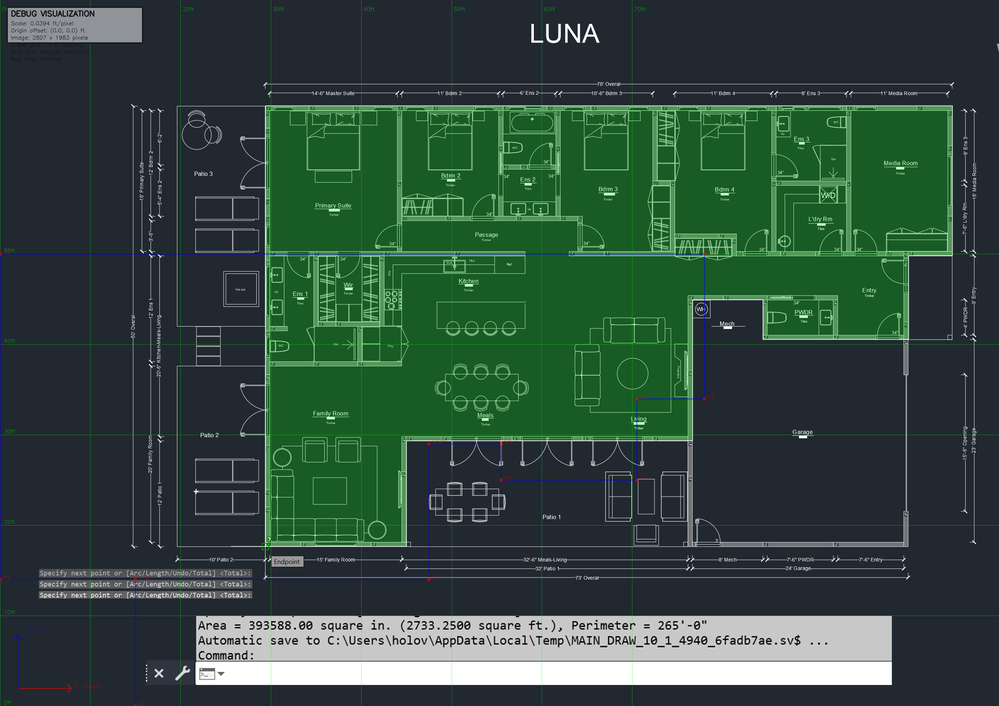
#> input picture luna_debug_visualization.png, 999 x 706 px, shrunk from 2807 x 1983 before the run
$ python -i corner_detector.py   (imports and definitions only)
#> lines starting #> are read from the running program, lines starting #| are printed output that depends on the picture; after the words box and inside, x2 and y2 are one past the last pixel; in counts of white or black regions, pixels touching at a corner belong together
"""
Corner Detector Module
======================
Identifies optimal starting corner for perimeter tracing.
"""

import cv2
import numpy as np
from typing import Tuple, Dict, Optional, List
from enum import Enum
import logging

logger = logging.getLogger(__name__)


class CornerType(Enum):
    """Corner position types."""
    NORTHWEST = "NW"
    NORTHEAST = "NE"
    SOUTHWEST = "SW"
    SOUTHEAST = "SE"


class CornerDetector:
    """Detects optimal starting corner for floor plan perimeter tracing."""

    def __init__(self):
        """Initialize corner detector."""
        self.image = None
        self.height = None
        self.width = None

    def detect_starting_corner(self, image: np.ndarray) -> Dict:
        """
        Detect the optimal starting corner for perimeter tracing.

        Args:
            image: Floor plan image (BGR)

        Returns:
            Dictionary with corner information
        """
        self.image = image
        self.height, self.width = image.shape[:2]

        # Method 1: Detect dimension line intersections
        line_corner = self._detect_dimension_line_corner()

        # Method 2: Use legend box position
        legend_corner = self._detect_legend_corner()

        # Method 3: Use green area boundaries
        green_corner = self._detect_green_area_corner()

        # Select best corner based on confidence
        best_corner = self._select_best_corner(line_corner, legend_corner, green_corner)

        logger.info(f"Selected starting corner: {best_corner['type']} at ({best_corner['x']}, {best_corner['y']}) "
                   f"with confidence {best_corner['confidence']:.2f}")

        return best_corner

    def _detect_dimension_line_corner(self) -> Dict:
        """
        Detect corner from dimension line intersections.

        Returns:
            Corner information dictionary
        """
        gray = cv2.cvtColor(self.image, cv2.COLOR_BGR2GRAY)

        # Detect edges
        edges = cv2.Canny(gray, 50, 150, apertureSize=3)

        # Detect lines
        lines = cv2.HoughLinesP(edges, 1, np.pi/180, 100,
                                minLineLength=100, maxLineGap=10)

        if lines is None:
            return {'x': 0, 'y': 0, 'type': CornerType.NORTHWEST, 'confidence': 0.0}

        # Find corner regions (within 15% of image edges)
        margin = 0.15
        corner_regions = {
            CornerType.NORTHWEST: (0, int(self.width * margin), 0, int(self.height * margin)),
            CornerType.NORTHEAST: (int(self.width * (1-margin)), self.width, 0, int(self.height * margin)),
            CornerType.SOUTHWEST: (0, int(self.width * margin), int(self.height * (1-margin)), self.height),
            CornerType.SOUTHEAST: (int(self.width * (1-margin)), self.width, int(self.height * (1-margin)), self.height)
        }

        # Count line intersections in each corner
        corner_scores = {}
        for corner_type, (x1, x2, y1, y2) in corner_regions.items():
            intersections = 0
            for line in lines:
                lx1, ly1, lx2, ly2 = line[0]
                # Check if line passes through corner region
                if ((x1 <= lx1 <= x2 and y1 <= ly1 <= y2) or
                    (x1 <= lx2 <= x2 and y1 <= ly2 <= y2)):
                    intersections += 1
            corner_scores[corner_type] = intersections

        # Select corner with most intersections
        best_corner = max(corner_scores, key=corner_scores.get)
        corner_region = corner_regions[best_corner]

        # Find exact corner point
        corner_x = (corner_region[0] + corner_region[1]) // 2
        corner_y = (corner_region[2] + corner_region[3]) // 2

        # Refine to actual line intersection
        for line in lines:
            lx1, ly1, lx2, ly2 = line[0]
            if (corner_region[0] <= lx1 <= corner_region[1] and
                corner_region[2] <= ly1 <= corner_region[3]):
                corner_x, corner_y = lx1, ly1
                break

        confidence = min(corner_scores[best_corner] / 10.0, 1.0)  # Normalize confidence

        return {
            'x': corner_x,
            'y': corner_y,
            'type': best_corner,
            'confidence': confidence,
            'method': 'dimension_lines'
        }

    def _detect_legend_corner(self) -> Dict:
        """
        Detect corner based on legend box position.

        Returns:
            Corner information dictionary
        """
        # Look for legend box (usually white/light gray rectangle at bottom)
        gray = cv2.cvtColor(self.image, cv2.COLOR_BGR2GRAY)

        # Focus on bottom 20% of image
        bottom_region = gray[int(self.height * 0.8):, :]

        # Threshold to find bright regions (legend is usually white)
        _, binary = cv2.threshold(bottom_region, 200, 255, cv2.THRESH_BINARY)

        # Find contours
        contours, _ = cv2.findContours(binary, cv2.RETR_EXTERNAL, cv2.CHAIN_APPROX_SIMPLE)

        if not contours:
            return {'x': 0, 'y': self.height, 'type': CornerType.SOUTHWEST, 'confidence': 0.0}

        # Find largest rectangular contour (likely legend box)
        legend_contour = None
        max_area = 0
        for contour in contours:
            area = cv2.contourArea(contour)
            if area > max_area:
                # Check if roughly rectangular
                x, y, w, h = cv2.boundingRect(contour)
                if w > self.width * 0.3 and h > 20:  # Legend is wide and has some height
                    max_area = area
                    legend_contour = contour

        if legend_contour is not None:
            x, y, w, h = cv2.boundingRect(legend_contour)
            y += int(self.height * 0.8)  # Adjust for region offset

            # Legend typically indicates bottom edge, so start from top corners
            if x < self.width / 2:
                # Legend on left, start from top-left
                return {
                    'x': 0,
                    'y': 0,
                    'type': CornerType.NORTHWEST,
                    'confidence': 0.8,
                    'method': 'legend_box'
                }
            else:
                # Legend on right, start from top-right
                return {
                    'x': self.width - 1,
                    'y': 0,
                    'type': CornerType.NORTHEAST,
                    'confidence': 0.8,
                    'method': 'legend_box'
                }

        # Default if no legend found
        return {
            'x': 0,
            'y': 0,
            'type': CornerType.NORTHWEST,
            'confidence': 0.3,
            'method': 'legend_box'
        }

    def _detect_green_area_corner(self) -> Dict:
        """
        Detect corner from green area boundaries.

        Returns:
            Corner information dictionary
        """
        # Convert to HSV for color detection
        hsv = cv2.cvtColor(self.image, cv2.COLOR_BGR2HSV)

        # Define green range
        lower_green = np.array([35, 30, 30])
        upper_green = np.array([85, 255, 255])

        # Create mask for green areas
        mask = cv2.inRange(hsv, lower_green, upper_green)

        # Clean up mask
        kernel = np.ones((5, 5), np.uint8)
        mask = cv2.morphologyEx(mask, cv2.MORPH_CLOSE, kernel)
        mask = cv2.morphologyEx(mask, cv2.MORPH_OPEN, kernel)

        # Find contours
        contours, _ = cv2.findContours(mask, cv2.RETR_EXTERNAL, cv2.CHAIN_APPROX_SIMPLE)

        if not contours:
            return {'x': 0, 'y': 0, 'type': CornerType.NORTHWEST, 'confidence': 0.0}

        # Find largest contour (main floor area)
        main_contour = max(contours, key=cv2.contourArea)

        # Find extreme points
        leftmost = tuple(main_contour[main_contour[:, :, 0].argmin()][0])
        rightmost = tuple(main_contour[main_contour[:, :, 0].argmax()][0])
        topmost = tuple(main_contour[main_contour[:, :, 1].argmin()][0])
        bottommost = tuple(main_contour[main_contour[:, :, 1].argmax()][0])

        # Determine corners based on extreme points
        corners = []

        # Top-left corner approximation - use simple approach
        # Just use the extreme points to define corner
        corners.append((CornerType.NORTHWEST, int(leftmost[0]), int(topmost[1])))

        # Find the best corner (closest to actual corner)
        if corners:
            if len(corners[0]) == 3:
                corner_type, x, y = corners[0]
            else:
                corner_type = corners[0][0]
                x, y = leftmost[0], topmost[1]  # Default position
            return {
                'x': x,
                'y': y,
                'type': corner_type,
                'confidence': 0.7,
                'method': 'green_area'
            }

        # Default to top-left
        return {
            'x': leftmost[0],
            'y': topmost[1],
            'type': CornerType.NORTHWEST,
            'confidence': 0.5,
            'method': 'green_area'
        }

    def _select_best_corner(self, line_corner: Dict, legend_corner: Dict,
                           green_corner: Dict) -> Dict:
        """
        Select the best corner based on confidence scores.

        Args:
            line_corner: Corner from dimension lines
            legend_corner: Corner from legend box
            green_corner: Corner from green area

        Returns:
            Best corner dictionary
        """
        corners = [line_corner, legend_corner, green_corner]

        # Weight different methods
        weights = {
            'dimension_lines': 1.2,  # Most reliable if found
            'legend_box': 1.0,
            'green_area': 0.8
        }

        # Apply weights
        for corner in corners:
            method = corner.get('method', '')
            corner['weighted_confidence'] = corner['confidence'] * weights.get(method, 1.0)

        # Select corner with highest weighted confidence
        best_corner = max(corners, key=lambda c: c['weighted_confidence'])

        # If confidence is too low, default to top-left
        if best_corner['confidence'] < 0.3:
            logger.warning("Low confidence in corner detection, using default top-left")
            best_corner = {
                'x': 0,
                'y': 0,
                'type': CornerType.NORTHWEST,
                'confidence': 0.5,
                'method': 'default'
            }

        return best_corner

    def get_corner_coordinates(self, corner_type: CornerType) -> Tuple[int, int]:
        """
        Get pixel coordinates for a specific corner type.

        Args:
            corner_type: Type of corner

        Returns:
            Tuple of (x, y) coordinates
        """
        if self.image is None:
            return (0, 0)

        margin = 50  # Pixels from edge

        corners = {
            CornerType.NORTHWEST: (margin, margin),
            CornerType.NORTHEAST: (self.width - margin, margin),
            CornerType.SOUTHWEST: (margin, self.height - margin),
            CornerType.SOUTHEAST: (self.width - margin, self.height - margin)
        }

        return corners.get(corner_type, (0, 0))

>>> import cv2
>>> picture = cv2.imread('luna_debug_visualization.png')
#> picture is the input picture: shape (706, 999, 3); mean B, G, R 62.6, 74.3, 49.8
>>> result = CornerDetector().detect_starting_corner(picture)
#> in _detect_dimension_line_corner, `gray = cv2.cvtColor(self.image, cv2.COLOR_BGR2GRAY)`:
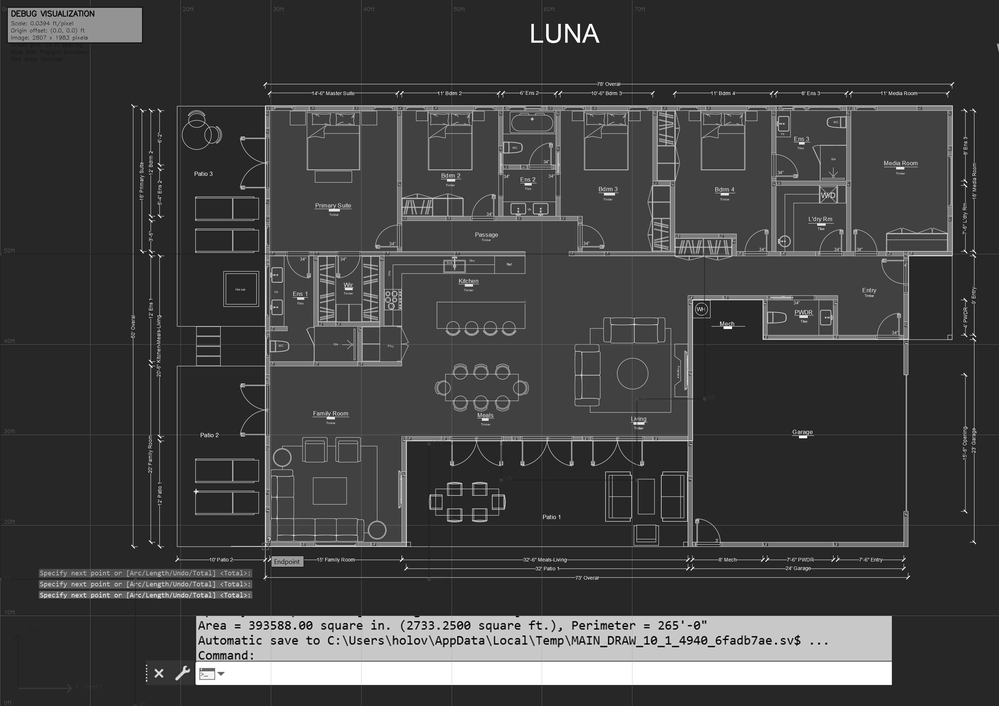
#> gray: shape (706, 999); min 0, max 255, mean 65.7
#> in _detect_dimension_line_corner, `edges = cv2.Canny(gray, 50, 150, apertureSize=3)`:
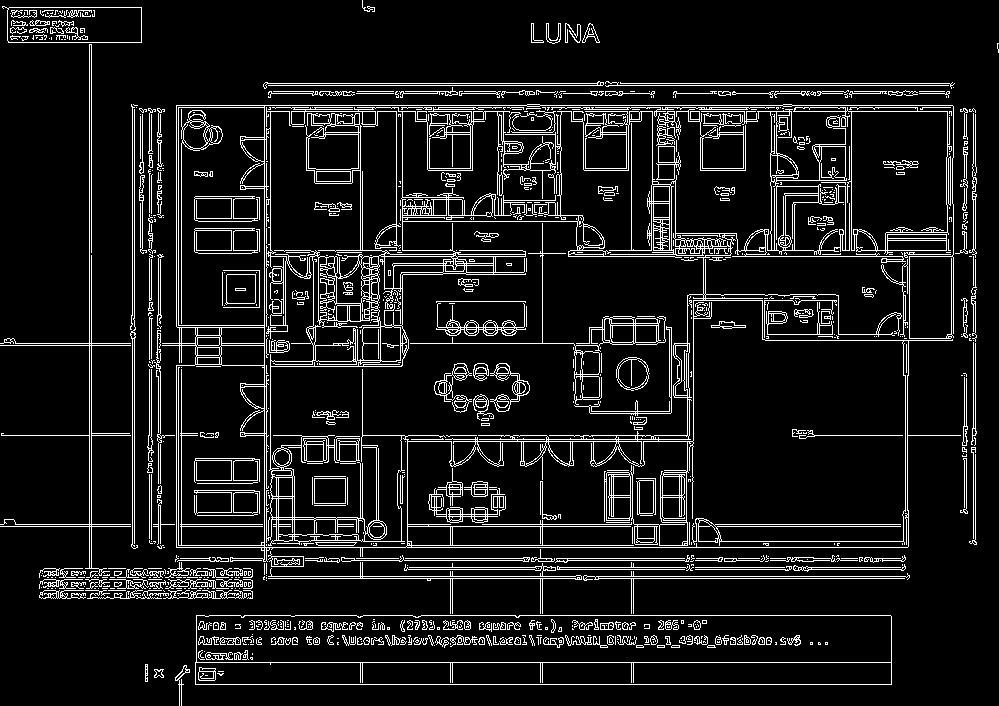
#> edges: shape (706, 999); 9.7% white in thin lines or dots
#> in _detect_dimension_line_corner, `lines = cv2.HoughLinesP(edges, 1, np.pi/180, 100, minLineLength=100, m..`: lines = 122 rows, first 6: [195, 662, 891, 662], [176, 547, 907, 547], [176, 105, 526, 105], [542, 107, 780, 107], [263, 85, 952, 85], [482, 524, 908, 524]
#> the loop in _detect_dimension_line_corner, `for line in lines:` made 78 passes
#> (lx1, ly1, lx2, ly2, corner_x, corner_y) on pass 78: (8, 42, 141, 42, 8, 42)
#> in detect_starting_corner, `line_corner = self._detect_dimension_line_corner()`: line_corner = 5 items
#> in _detect_legend_corner, `bottom_region = gray[int(self.height * 0.8):, :]`:
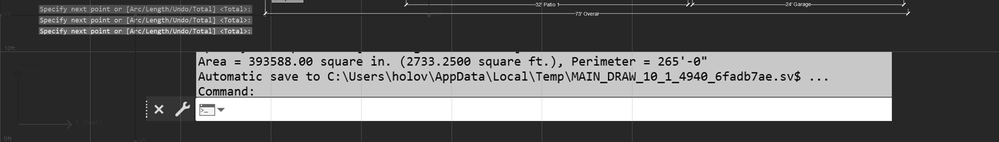
#> bottom_region: shape (142, 999); min 0, max 255, mean 99.1
#> in _detect_legend_corner, `_, binary = cv2.threshold(bottom_region, 200, 255, cv2.THRESH_BINARY)`:
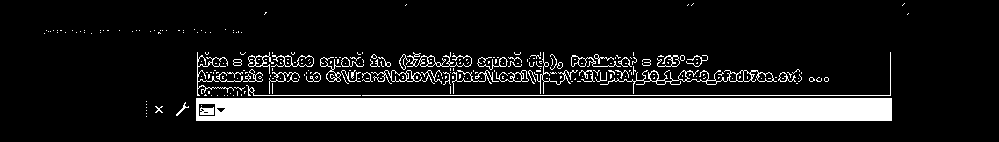
#> binary: shape (142, 999); 14.8% white; 269 white regions (223 under 20 px)
#> in _detect_legend_corner, `contours, _ = cv2.findContours(binary, cv2.RETR_EXTERNAL, cv2.CHAIN_AP..`: contours = 244 contours, 221 with area under 20; largest, box (x1, y1, x2, y2) and area: (196, 98, 892, 121) 15290, (600, 70, 777, 94) 580, (271, 55, 314, 67) 222, (371, 70, 422, 84) 208, (407, 52, 472, 67) 202
#> the loop in _detect_legend_corner, `for contour in contours:` made 244 passes
#> (area, x, y, w, h, max_area, legend_contour) on pass 9: (15290, 196, 98, 696, 23, 15290, [[196, 98], [196, 120], [891, 120], [891, 98]])
#> (area, x, y, w, h) on pass 7: (21.5, 176, 102, 13, 14)
#> after the loop in _detect_legend_corner, `for contour in contours:`: h = 23; max_area = 15290; w = 696; x = 196; y = 98
#> in _detect_legend_corner, `y += int(self.height * 0.8)`: y = 662
#> in _detect_green_area_corner, `hsv = cv2.cvtColor(self.image, cv2.COLOR_BGR2HSV)`: hsv: shape (706, 999, 3); mean H, S, V 86.7, 100.6, 79.5
#> in _detect_green_area_corner, `mask = cv2.inRange(hsv, lower_green, upper_green)`:
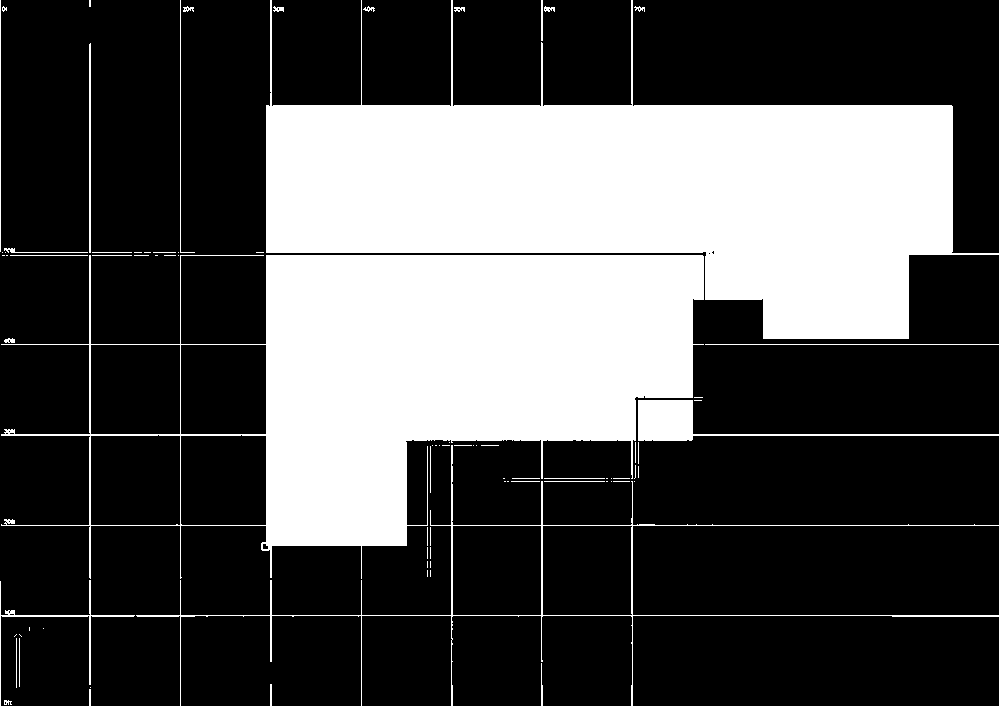
#> mask: shape (706, 999); 31.5% white; 85 white regions (50 under 20 px), largest, box (x1, y1, x2, y2) and area: (266, 0, 999, 339) 117975, (1, 255, 704, 579) 94813, (136, 445, 999, 706) 3163
#> in _detect_green_area_corner, `mask = cv2.morphologyEx(mask, cv2.MORPH_CLOSE, kernel)`:
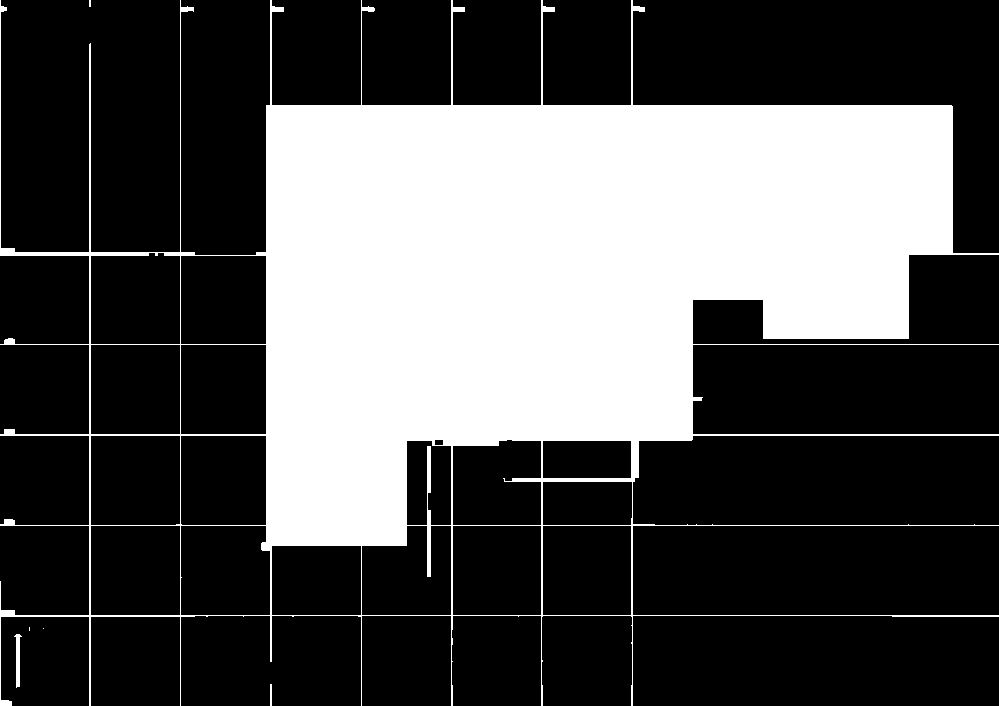
#> mask: shape (706, 999); 31.9% white; 6 white regions (3 under 20 px), largest, box (x1, y1, x2, y2) and area: (0, 0, 999, 706) 224943, (14, 634, 22, 688) 219, (270, 684, 272, 706) 44
#> in _detect_green_area_corner, `mask = cv2.morphologyEx(mask, cv2.MORPH_OPEN, kernel)`:
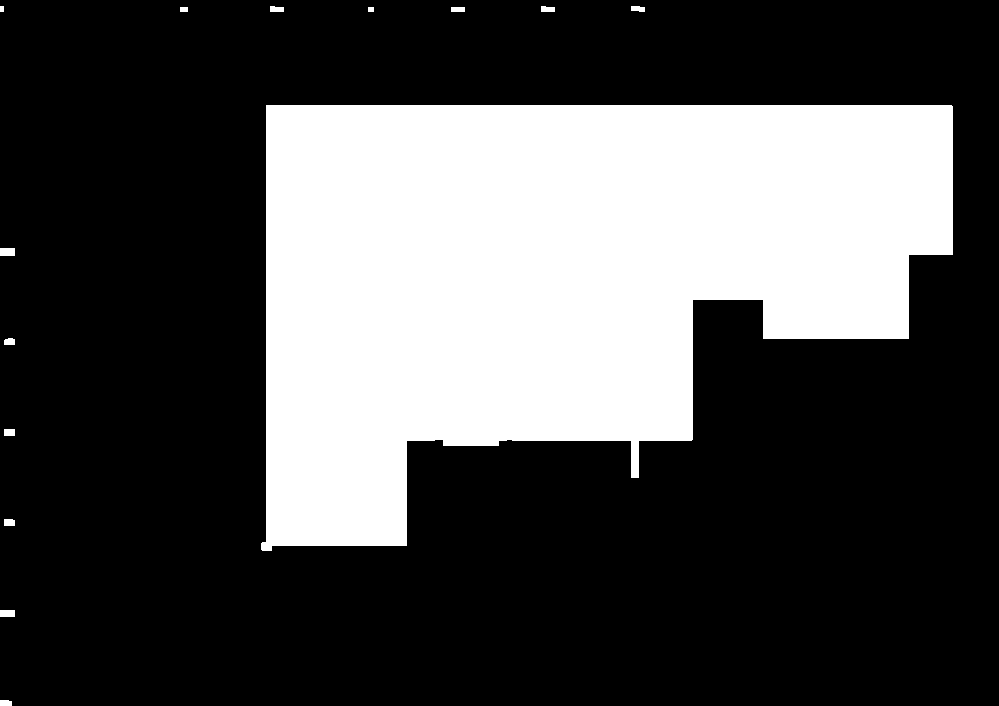
#> mask: shape (706, 999); 30.4% white; 14 white regions
#> in _detect_green_area_corner, `contours, _ = cv2.findContours(mask, cv2.RETR_EXTERNAL, cv2.CHAIN_APPR..`: contours = 14 contours, 1 with area under 20; largest, box (x1, y1, x2, y2) and area: (261, 105, 953, 551) 212114, (0, 248, 15, 256) 98, (0, 610, 15, 617) 84, (4, 429, 15, 436) 60, (4, 519, 15, 526) 58
#> in _detect_green_area_corner, `main_contour = max(contours, key=cv2.contourArea)`: main_contour = contour of 44 points, box (x1, y1, x2, y2) (261, 105, 953, 551), area 212114
#> in _detect_green_area_corner, `leftmost = tuple(main_contour[main_contour[:, :, 0].argmin()][0])`: leftmost = (261, 543)
#> in _detect_green_area_corner, `rightmost = tuple(main_contour[main_contour[:, :, 0].argmax()][0])`: rightmost = (952, 254)
#> in _detect_green_area_corner, `topmost = tuple(main_contour[main_contour[:, :, 1].argmin()][0])`: topmost = (266, 105)
#> in _detect_green_area_corner, `bottommost = tuple(main_contour[main_contour[:, :, 1].argmax()][0])`: bottommost = (262, 550)
#> in _detect_green_area_corner, `corner_type, x, y = corners[0]`: x = 261; y = 105
#> in detect_starting_corner, `green_corner = self._detect_green_area_corner()`: green_corner = 5 items
#> the loop in _select_best_corner, `for corner in corners:` made 3 passes
#> in _select_best_corner, `best_corner = max(corners, key=lambda c: c['weighted_confidence'])`: best_corner = 6 items
#> result = 6 items
